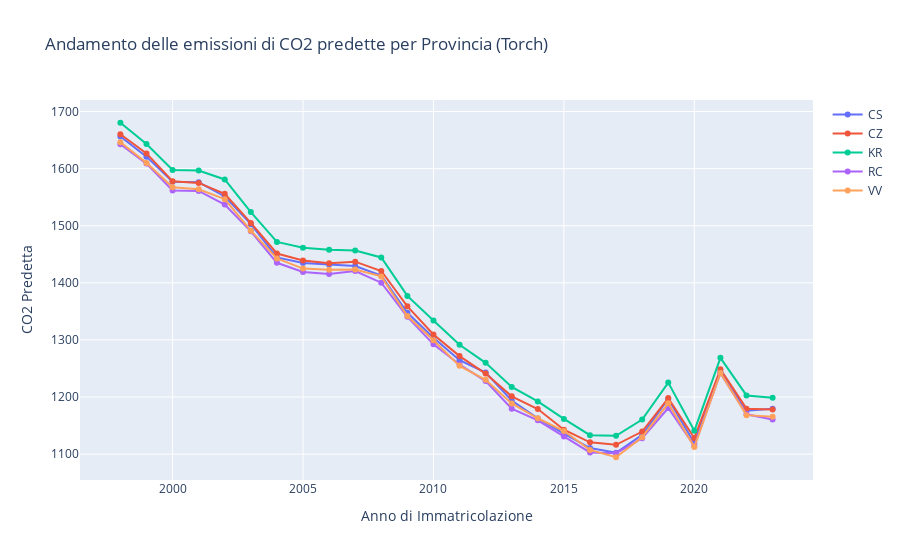

Notebook cell for this chart:
### Code cell
reg.eval()
with torch.no_grad():
    predictions = reg(x_train_tensor).numpy().reshape(-1)

x_test_df = df[df["anno_immatricolazione"] != 2024].copy()

x_test_df['predicted_co2'] = predictions

grouped_pred = x_test_df.groupby(['prov_residenza', 'anno_immatricolazione'])['predicted_co2'].mean().reset_index()

fig_plotly = go.Figure()
for prov in grouped_pred['prov_residenza'].unique():
    df_prov = grouped_pred[grouped_pred['prov_residenza'] == prov]
    fig_plotly.add_trace(go.Scatter(
        x=df_prov['anno_immatricolazione'],
        y=df_prov['predicted_co2'],
        mode='lines+markers',
        name=prov
    ))

fig_plotly.update_layout(
    title="Andamento delle emissioni di CO2 predette per Provincia (Torch)",
    xaxis_title="Anno di Immatricolazione",
    yaxis_title="CO2 Predetta"
)

fig_plotly.show()

### Figure 1 — Plotly figure (JSON) as saved in the notebook; plotly's stock layout.template omitted (floating-point values rounded to 4 significant figures)
{"data": [{"mode": "lines+markers", "name": "CS", "type": "scatter", "x": [1998, 1999, 2000, 2001, 2002, 2003, 2004, 2005, 2006, 2007, 2008, 2009, 2010, 2011, 2012, 2013, 2014, 2015, 2016, 2017, 2018, 2019, 2020, 2021, 2022, 2023], "y": [1656.0, 1621.0, 1577.0, 1576.0, 1551.0, 1503.0, 1444.0, 1435.0, 1432.0, 1429.0, 1413.0, 1347.0, 1304.0, 1264.0, 1243.0, 1194.0, 1163.0, 1136.0, 1111.0, 1102.0, 1134.0, 1197.0, 1120.0, 1244.0, 1176.0, 1179.0]}, {"mode": "lines+markers", "name": "CZ", "type": "scatter", "x": [1998, 1999, 2000, 2001, 2002, 2003, 2004, 2005, 2006, 2007, 2008, 2009, 2010, 2011, 2012, 2013, 2014, 2015, 2016, 2017, 2018, 2019, 2020, 2021, 2022, 2023], "y": [1660.0, 1627.0, 1578.0, 1575.0, 1556.0, 1505.0, 1451.0, 1439.0, 1434.0, 1437.0, 1421.0, 1359.0, 1309.0, 1272.0, 1241.0, 1201.0, 1179.0, 1143.0, 1121.0, 1116.0, 1140.0, 1198.0, 1128.0, 1248.0, 1180.0, 1178.0]}, {"mode": "lines+markers", "name": "KR", "type": "scatter", "x": [1998, 1999, 2000, 2001, 2002, 2003, 2004, 2005, 2006, 2007, 2008, 2009, 2010, 2011, 2012, 2013, 2014, 2015, 2016, 2017, 2018, 2019, 2020, 2021, 2022, 2023], "y": [1680.0, 1643.0, 1598.0, 1597.0, 1581.0, 1524.0, 1472.0, 1462.0, 1458.0, 1457.0, 1445.0, 1377.0, 1334.0, 1292.0, 1260.0, 1218.0, 1192.0, 1162.0, 1133.0, 1132.0, 1160.0, 1225.0, 1141.0, 1269.0, 1203.0, 1199.0]}, {"mode": "lines+markers", "name": "RC", "type": "scatter", "x": [1998, 1999, 2000, 2001, 2002, 2003, 2004, 2005, 2006, 2007, 2008, 2009, 2010, 2011, 2012, 2013, 2014, 2015, 2016, 2017, 2018, 2019, 2020, 2021, 2022, 2023], "y": [1643.0, 1609.0, 1562.0, 1561.0, 1537.0, 1490.0, 1435.0, 1419.0, 1415.0, 1421.0, 1400.0, 1340.0, 1292.0, 1257.0, 1228.0, 1180.0, 1159.0, 1131.0, 1103.0, 1102.0, 1128.0, 1181.0, 1114.0, 1242.0, 1170.0, 1161.0]}, {"mode": "lines+markers", "name": "VV", "type": "scatter", "x": [1998, 1999, 2000, 2001, 2002, 2003, 2004, 2005, 2006, 2007, 2008, 2009, 2010, 2011, 2012, 2013, 2014, 2015, 2016, 2017, 2018, 2019, 2020, 2021, 2022, 2023], "y": [1646.0, 1610.0, 1567.0, 1564.0, 1547.0, 1491.0, 1443.0, 1425.0, 1423.0, 1423.0, 1411.0, 1342.0, 1299.0, 1255.0, 1230.0, 1189.0, 1163.0, 1140.0, 1107.0, 1095.0, 1130.0, 1189.0, 1112.0, 1242.0, 1168.0, 1165.0]}], "layout": {"title": {"text": "Andamento delle emissioni di CO2 predette per Provincia (Torch)"}, "xaxis": {"title": {"text": "Anno di Immatricolazione"}}, "yaxis": {"title": {"text": "CO2 Predetta"}}}}
